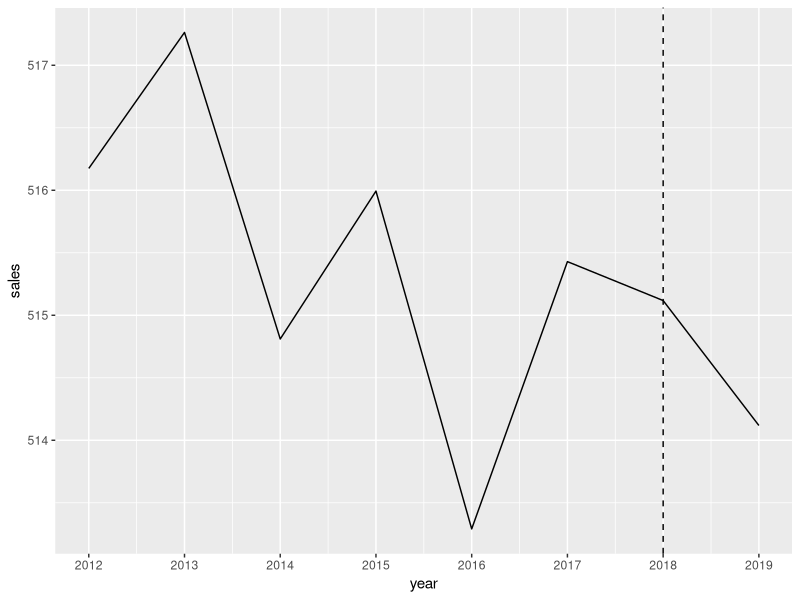
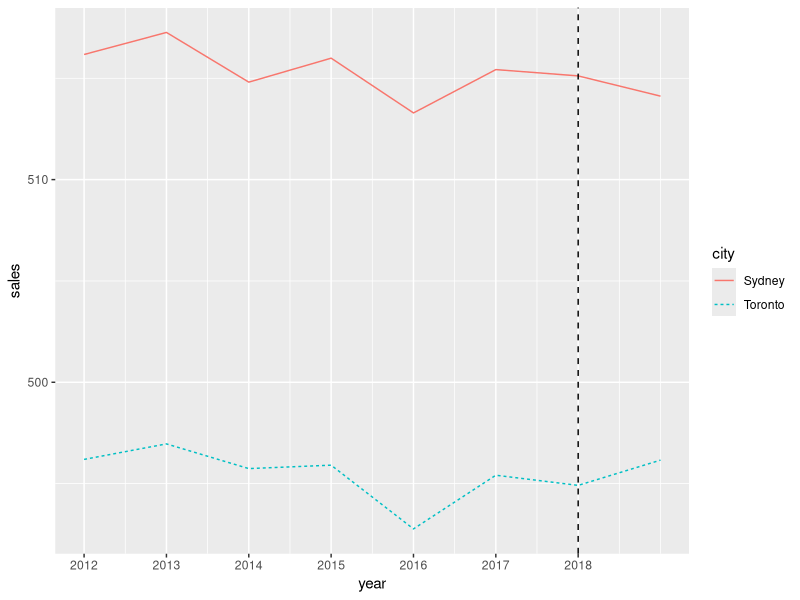
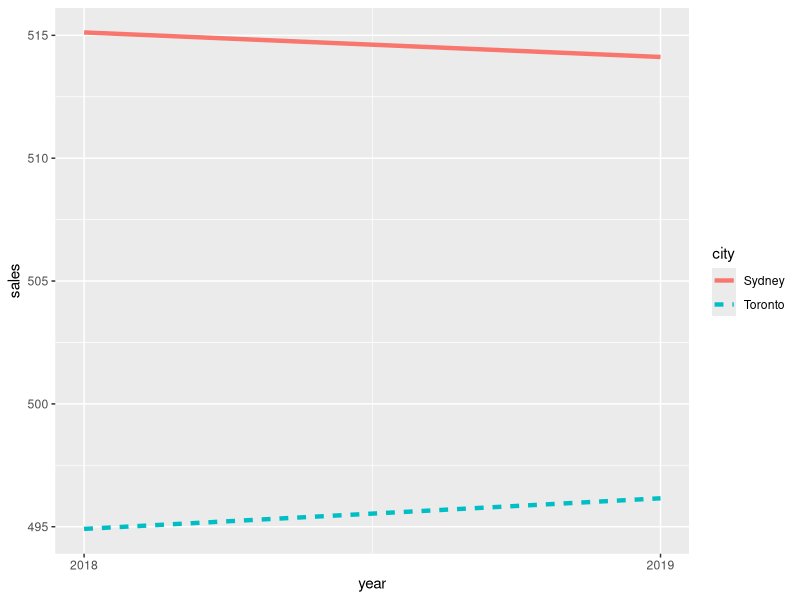

Write the R code that produced these figures, in order.
## ---- chunk 1
# import libraries
library(dplyr)
library(ggplot2)

# import dataset
tickets <- read.csv("ticket_sales.csv")
head(tickets)
## ---- chunk 2
# create plot of ticket sales
syd_sales <- tickets %>% 
  filter(city == "Sydney") %>% 
  ggplot(aes(x=year, y=sales)) + 
  geom_line()

# add line at x=2018 and x-axis label
syd_sales + 
  geom_vline(xintercept = 2018, linetype="dashed") + 
  scale_x_continuous(breaks = c(2012:2019))
## ---- chunk 3
# plot wages for Sydney and Toronto
ggplot(
  data = tickets,
  aes(x = year, y = sales, color = city, linetype = city)) +
  geom_line() +
  geom_vline(xintercept = 2018, linetype = "dashed") +
  scale_x_continuous(breaks = c(2012:2018))
## ---- chunk 4
# subset to 2018 and 2019
tickets2 <- tickets %>% 
  filter(year > 2017)
## ---- chunk 5
# view plot
ggplot(data = tickets2, aes(x = year, y = sales, color = city, linetype = city)) +
  geom_line(linewidth = 1.5) +
  scale_x_continuous(breaks = c(2018, 2019))
## ---- chunk 6
print(tickets2)
## ---- chunk 7
# save values of Tdiff and Sdiff
Sdiff = (tickets %>% filter(city == "Sydney" & year == 2019))$sales - 
  (tickets %>% filter(city == "Sydney" & year == 2018))$sales
Tdiff = (tickets %>% filter(city == "Toronto" & year == 2019))$sales - 
  (tickets %>% filter(city == "Toronto" & year == 2018))$sales

print(Sdiff)
print(Tdiff)

# subtract Tdiff from Sdiff
did_means = Sdiff - Tdiff

print(did_means)
## ---- chunk 8
# add treatment indicator
tickets2$treat <- ifelse(tickets2$city == "Sydney", 1, 0)
# add time indicator
tickets2$time <- ifelse(tickets2$year == 2019, 1, 0)

# save linear model
did_reg <- lm(sales ~ treat*time, data = tickets2)
print(did_reg)
